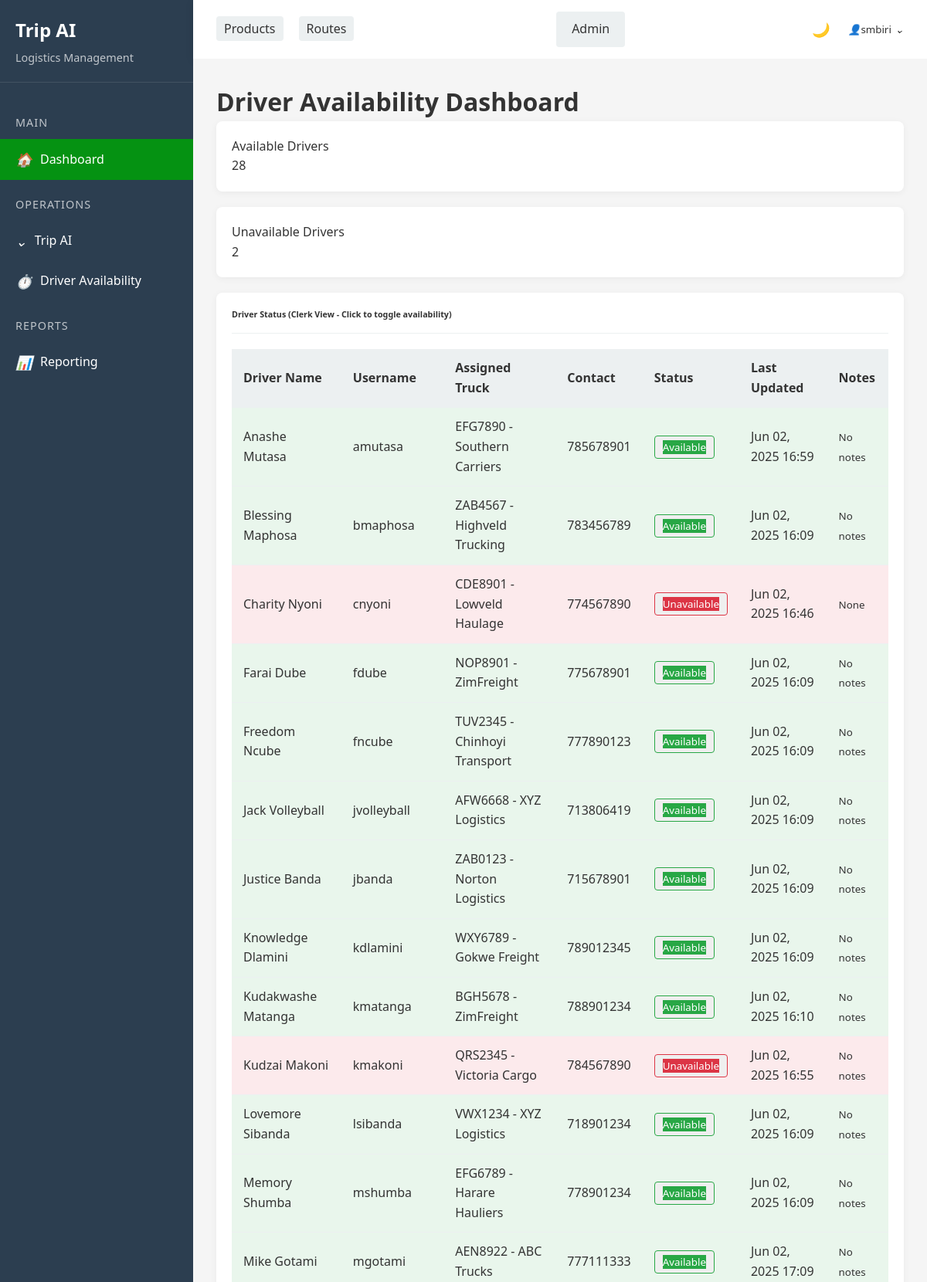
The page /availability/ (signed in, upper part) on the database its author committed.
### drivers/models.py (models this page shows, shortened)
class DriverAvailability(models.Model):
    user = models.OneToOneField(User, on_delete=models.CASCADE, related_name='driver_availability')
    triplog_driver = models.OneToOneField(TriplogDriver, on_delete=models.CASCADE, related_name='availability')
    is_available = models.BooleanField(default=True, help_text="Whether the driver is currently available for trips")
    last_updated = models.DateTimeField(auto_now=True)
    notes = models.TextField(blank=True, null=True, help_text="Optional notes about availability status")
    class Meta:
        verbose_name = "Driver Availability"
        verbose_name_plural = "Driver Availabilities"

### triplog/models.py (models this page shows, shortened)
class Driver(models.Model):
    name = models.CharField(max_length=255)
    license_number = models.CharField(max_length=10, unique=True)
    assigned_truck = models.OneToOneField(
        Truck, on_delete=models.SET_NULL, null=True, blank=True,unique=True)
    contact = models.CharField(max_length=10)

class Truck(models.Model):
    plate_number = models.CharField(max_length=7, unique=True)
    capacity_kg = models.FloatField()
    truck_company = models.ForeignKey(TruckCompany, on_delete=models.CASCADE, related_name="trucks")
    status = models.CharField(max_length=50, choices=[("Active", "Active"),("In Use", "In Use"),("Maintenance", "Maintenance")])
    def __str__(self):
        return f"{self.plate_number} - {self.truck_company.name}"

class TruckCompany(models.Model):
    name = models.CharField(max_length=255)
    contact = models.CharField(max_length=20)
    email = models.CharField(max_length=30)
    address = models.CharField(max_length=255)

### drivers/views.py (the view)
# urls.py: path('', views.driver_availability_dashboard, name='availability_dashboard'),
@login_required
def driver_availability_dashboard(request):
    user_is_clerk = is_clerk(request.user)
    user_is_driver = is_driver(request.user)
    if not (user_is_clerk or user_is_driver):
        messages.error(request, "You don't have permission to access this page.")
        return redirect('dashboard')
    availabilities = DriverAvailability.objects.select_related(
        'user', 'triplog_driver'
    ).order_by('triplog_driver__name')
    driver_availability = None
    if user_is_driver:
        try:
            driver_availability = DriverAvailability.objects.get(user=request.user)
        except DriverAvailability.DoesNotExist:
            messages.warning(request, "No availability record found for your account. Please contact an administrator.")
    context = {
        'availabilities': availabilities,
        'driver_availability': driver_availability,
        'is_clerk': user_is_clerk,
        'is_driver': user_is_driver,
        'available_count': availabilities.filter(is_available=True).count(),
        'unavailable_count': availabilities.filter(is_available=False).count(),
    }
    return render(request, 'availability/dashboard.html', context)

### drivers/views.py (called while the page is built)
def is_clerk(user):
    return user.groups.filter(name='clerks').exists()

def is_driver(user):
    return user.groups.filter(name='drivers').exists()

### templates/availability/dashboard.html (shortened to what this page needs)
{% extends 'base.html' %}
{% load static %}
{% block content %}
<div class="container-fluid px-4">
    <div class="d-sm-flex align-items-center justify-content-between mb-4">
        <h1 class="h3 mb-0 text-gray-800">Driver Availability Dashboard</h1>
    </div>
    <div class="row mb-4">
        <div class="col-xl-6 col-md-6 mb-4">
            <div class="card border-left-success shadow h-100 py-2">
                <div class="card-body">
                    <div class="row no-gutters align-items-center">
                        <div class="col mr-2">
                            <div class="text-xs font-weight-bold text-success text-uppercase mb-1">
                                Available Drivers</div>
                            <div class="h5 mb-0 font-weight-bold text-gray-800">{{ available_count }}</div>
                        </div>
                    </div>
                </div>
            </div>
        </div>
        <div class="col-xl-6 col-md-6 mb-4">
            <div class="card border-left-danger shadow h-100 py-2">
                <div class="card-body">
                    <div class="row no-gutters align-items-center">
                        <div class="col mr-2">
                            <div class="text-xs font-weight-bold text-danger text-uppercase mb-1">
                                Unavailable Drivers</div>
                            <div class="h5 mb-0 font-weight-bold text-gray-800">{{ unavailable_count }}</div>
                        </div>
                    </div>
                </div>
            </div>
        </div>
    </div>
    <div class="card shadow mb-4">
        <div class="card-header py-3">
            <h6 class="m-0 font-weight-bold text-primary">
                Driver Status
                {% if is_clerk %}(Clerk View - Click to toggle availability){% endif %}
            </h6>
        </div>
        <div class="card-body">
            <div class="table-responsive">
                <table class="table table-bordered" width="100%" cellspacing="0">
                    <thead>
                        <tr>
                            <th>Driver Name</th>
                            <th>Username</th>
                            <th>Assigned Truck</th>
                            <th>Contact</th>
                            <th>Status</th>
                            <th>Last Updated</th>
                            {% if is_clerk %}<th>Notes</th>{% endif %}
                        </tr>
                    </thead>
                    <tbody>
                        {% for availability in availabilities %}
                        <tr class="{% if availability.is_available %}table-success-light{% else %}table-danger-light{% endif %}">
                            <td>{{ availability.triplog_driver.name }}</td>
                            <td>{{ availability.user.username }}</td>
                            <td>{{ availability.triplog_driver.assigned_truck|default:"Not assigned" }}</td>
                            <td>{{ availability.triplog_driver.contact }}</td>
                            <td>
                                {% if is_clerk %}
                                <button class="btn btn-sm toggle-availability btn-outline-{% if availability.is_available %}success{% else %}danger{% endif %}"
                                        data-driver-id="{{ availability.id }}"
                                        data-driver-name="{{ availability.triplog_driver.name }}">
                                    {% if availability.is_available %}
                                        <span class="badge badge-success">Available</span>
                                    {% else %}
                                        <span class="badge badge-danger">Unavailable</span>
                                    {% endif %}
                                </button>
                                {% endif %}
                            </td>
                            <td>{{ availability.last_updated|date:"M d, Y H:i" }}</td>
                            {% if is_clerk %}
                            <td>
                                <small class="text-muted">{{ availability.notes|default:"No notes" }}</small>
                            </td>
                            {% endif %}
                        </tr>
                        {% empty %}
                        <tr>
                            <td colspan="{% if is_clerk %}7{% else %}6{% endif %}" class="text-center text-muted">
                                No driver availability records found.
                            </td>
                        </tr>
                        {% endfor %}
                    </tbody>
                </table>
            </div>
        </div>
    </div>
</div>
{% endblock %}

### templates/base.html (shortened to what this page needs)
{% load static %}
<!DOCTYPE html>
<html lang="en">
<head>
    <link rel="stylesheet" href="{% static 'css/style.css' %}">
</head>
<body>
    <div class="container">
        <aside class="sidebar">
            <div onclick="window.location.href='/';" style="cursor: pointer;" class="sidebar-header">
                <h2>Trip AI</h2>
                <p>Logistics Management</p>
            </div>
            <div class="sidebar-menu">
                <div class="menu-category">Main</div>
                <div class="menu-item active" onclick="window.location.href='/app'">
                    <i class="icon-home"></i>
                    <span>Dashboard</span>
                </div>
                <div class="menu-category">Operations</div>
                <div class="menu-item" onclick="toggleSubmenu('trip-ai-menu')">
                    <i class="icon-chevron"></i>
                    <span>Trip AI</span>
                </div>
                <div class="menu-item" onclick="navigateToDriverAvailability();">
                    <i class="icon-availability"></i>
                    <span>Driver Availability</span>
                </div>
                <div class="menu-category">Reports</div>
                <div class="menu-item" onclick="window.location.href='/app/reporting/';">
                    <i class="icon-reporting"></i>
                    <span>Reporting</span>
                </div>
            </div>
        </aside>
        <main class="main-content">
            <nav class="navbar">
                <ul class="nav-links">
                    <li><a href="{% url 'product_list'  %}" class="btn btn-secondary">Products</a></li>
                    <li><a href="{% url 'route_list'  %}" class="btn btn-secondary">Routes</a></li>
                </ul>
                <a href="/admin" class="btn btn-secondary" target=" _blank">Admin</a>
                <div class="user-actions">
                    <div class="dark-mode-toggle" id="darkModeToggle">
                        <i class="icon-moon"></i>
                    </div>
                    <div class="user-dropdown">
                        <button class="dropdown-btn">
                            <i class="icon-user"></i>
                            {% if user.is_authenticated %}
                            {{ user.username }}
                            {% else %}
                            Guest
                            {% endif %}
                            <i class="icon-chevron"></i>
                        </button>
                    </div>
                </div>
            </nav>
            <div class="content-area" id="content-area">
                {% block content %}
                {% endblock %}
            </div>
        </main>
    </div>
</body>
</html>

### static/css/style.css (style rules this page uses)
:root { --primary-color: rgb(5, 146, 18); --secondary-color: rgb(6, 208, 1); --accent-color: rgb(155, 236, 0); --highlight-color: rgb(252, 0, 0); --dark-color: #2c3e50; --light-color: #ecf0f1; --text-color: #333; --bg-color: #f5f5f5; --card-bg: white; --footer-bg: var(--dark-color); --footer-text: white; }
* { margin: 0; padding: 0; box-sizing: border-box; font-family: 'Segoe UI', Tahoma, Geneva, Verdana, sans-serif; }
body { background-color: var(--bg-color); color: var(--text-color); line-height: 1.6; display: flex; flex-direction: column; min-height: 100vh; transition: background-color 0.3s, color 0.3s; }
a { text-decoration: none; color: inherit; }
.container { display: flex; flex: 1; }
.sidebar { width: 250px; background-color: var(--dark-color); color: white; padding: 20px 0; transition: all 0.3s; }
.sidebar-header { padding: 0 20px 20px; border-bottom: 1px solid rgba(255, 255, 255, 0.1); }
.sidebar-header h2 { font-size: 1.5rem; margin-bottom: 5px; }
.sidebar-header p { color: rgba(255, 255, 255, 0.7); font-size: 0.9rem; }
.sidebar-menu { padding: 20px 0; }
.menu-category { padding: 10px 20px; color: rgba(255, 255, 255, 0.7); font-size: 0.9rem; text-transform: uppercase; letter-spacing: 1px; margin-top: 10px; }
.menu-item { padding: 12px 20px; display: flex; align-items: center; cursor: pointer; transition: all 0.3s; }
.menu-item.active { background-color: var(--primary-color); }
.menu-item i { margin-right: 10px; font-size: 1.1rem; }
.main-content { flex: 1; display: flex; flex-direction: column; }
.navbar { background-color: var(--card-bg); padding: 15px 30px; display: flex; justify-content: space-between; align-items: center; box-shadow: 0 2px 10px rgba(0, 0, 0, 0.1); transition: background-color 0.3s; }
.nav-links { display: flex; list-style: none; }
.nav-links li { margin-right: 20px; }
.nav-links a { color: var(--text-color); font-weight: 500; padding: 5px 10px; border-radius: 4px; transition: all 0.3s; }
.user-actions { display: flex; align-items: center; gap: 15px; }
.dark-mode-toggle { display: flex; align-items: center; cursor: pointer; color: var(--text-color); }
.dark-mode-toggle i { margin-right: 5px; font-size: 1.1rem; }
.user-dropdown { position: relative; display: inline-block; }
.dropdown-btn { background-color: transparent; border: none; cursor: pointer; display: flex; align-items: center; color: var(--text-color); font-weight: 500; }
.dropdown-btn i { margin-left: 5px; }
.content-area { flex: 1; padding: 30px; background-color: var(--bg-color); transition: background-color 0.3s; }
.btn { padding: 10px 20px; border-radius: 4px; border: none; cursor: pointer; font-weight: 500; transition: all 0.3s; }
.btn-secondary { background-color: var(--light-color); color: var(--text-color); }
.card { background-color: var(--card-bg); border-radius: 8px; box-shadow: 0 2px 10px rgba(0, 0, 0, 0.05); padding: 20px; margin-bottom: 20px; transition: background-color 0.3s, box-shadow 0.3s; }
.card-header { display: flex; justify-content: space-between; align-items: center; margin-bottom: 20px; padding-bottom: 15px; border-bottom: 1px solid var(--light-color); }
table { width: 100%; border-collapse: collapse; }
th, td { padding: 12px 15px; text-align: left; border-bottom: 1px solid var(--light-color); }
th { background-color: var(--light-color); font-weight: 600; }
.icon-home::before { content: "🏠"; }
.icon-user::before { content: "👤"; }
.icon-availability::before { content: "⏱️"; }
.icon-reporting::before { content: "📊"; }
.icon-chevron::before { content: "⌄"; }
.icon-moon::before { content: "🌙"; }

### templates/availability/dashboard.html (style rules this page uses)
.badge-success { background-color: #28a745 !important; color: white !important; }
.badge-danger { background-color: #dc3545 !important; color: white !important; }
.toggle-availability { border: 1px solid; padding: 5px 10px; transition: all 0.3s ease; }
.table-success-light { background-color: rgba(40, 167, 69, 0.1) !important; }
.table-danger-light { background-color: rgba(220, 53, 69, 0.1) !important; }
.btn-outline-success { color: #28a745; border-color: #28a745; }
.btn-outline-danger { color: #dc3545; border-color: #dc3545; }

### rows shown on the page
DriverAvailability: triplog_driver.name "Anashe Mutasa", user.username "amutasa", triplog_driver.assigned_truck "EFG7890 - Southern Carriers", triplog_driver.contact "785678901", is_available "Available", last_updated "Jun 02, 2025 16:59", notes "No notes"
DriverAvailability: triplog_driver.name "Blessing Maphosa", user.username "bmaphosa", triplog_driver.assigned_truck "ZAB4567 - Highveld Trucking", triplog_driver.contact "783456789", is_available "Available", last_updated "Jun 02, 2025 16:09", notes "No notes"
DriverAvailability: triplog_driver.name "Charity Nyoni", user.username "cnyoni", triplog_driver.assigned_truck "CDE8901 - Lowveld Haulage", triplog_driver.contact "774567890", is_available "Unavailable", last_updated "Jun 02, 2025 16:46", notes "None"
DriverAvailability: triplog_driver.name "Farai Dube", user.username "fdube", triplog_driver.assigned_truck "NOP8901 - ZimFreight", triplog_driver.contact "775678901", is_available "Available", last_updated "Jun 02, 2025 16:09", notes "No notes"
DriverAvailability: triplog_driver.name "Freedom Ncube", user.username "fncube", triplog_driver.assigned_truck "TUV2345 - Chinhoyi Transport", triplog_driver.contact "777890123", is_available "Available", last_updated "Jun 02, 2025 16:09", notes "No notes"
DriverAvailability: triplog_driver.name "Jack Volleyball", user.username "jvolleyball", triplog_driver.assigned_truck "AFW6668 - XYZ Logistics", triplog_driver.contact "713806419", is_available "Available", last_updated "Jun 02, 2025 16:09", notes "No notes"
DriverAvailability: triplog_driver.name "Justice Banda", user.username "jbanda", triplog_driver.assigned_truck "ZAB0123 - Norton Logistics", triplog_driver.contact "715678901", is_available "Available", last_updated "Jun 02, 2025 16:09", notes "No notes"
DriverAvailability: triplog_driver.name "Knowledge Dlamini", user.username "kdlamini", triplog_driver.assigned_truck "WXY6789 - Gokwe Freight", triplog_driver.contact "789012345", is_available "Available", last_updated "Jun 02, 2025 16:09", notes "No notes"
DriverAvailability: triplog_driver.name "Kudakwashe Matanga", user.username "kmatanga", triplog_driver.assigned_truck "BGH5678 - ZimFreight", triplog_driver.contact "788901234", is_available "Available", last_updated "Jun 02, 2025 16:10", notes "No notes"
DriverAvailability: triplog_driver.name "Kudzai Makoni", user.username "kmakoni", triplog_driver.assigned_truck "QRS2345 - Victoria Cargo", triplog_driver.contact "784567890", is_available "Unavailable", last_updated "Jun 02, 2025 16:55", notes "No notes"
DriverAvailability: triplog_driver.name "Lovemore Sibanda", user.username "lsibanda", triplog_driver.assigned_truck "VWX1234 - XYZ Logistics", triplog_driver.contact "718901234", is_available "Available", last_updated "Jun 02, 2025 16:09", notes "No notes"
DriverAvailability: triplog_driver.name "Memory Shumba", user.username "mshumba", triplog_driver.assigned_truck "EFG6789 - Harare Hauliers", triplog_driver.contact "778901234", is_available "Available", last_updated "Jun 02, 2025 16:09", notes "No notes"
DriverAvailability: triplog_driver.name "Mike Gotami", user.username "mgotami", triplog_driver.assigned_truck "AEN8922 - ABC Trucks", triplog_driver.contact "777111333", is_available "Available", last_updated "Jun 02, 2025 17:09", notes "No notes"

### other values the page prints
{{ user.username }} "smbiri"
{{ available_count }} "28"
{{ unavailable_count }} "2"
